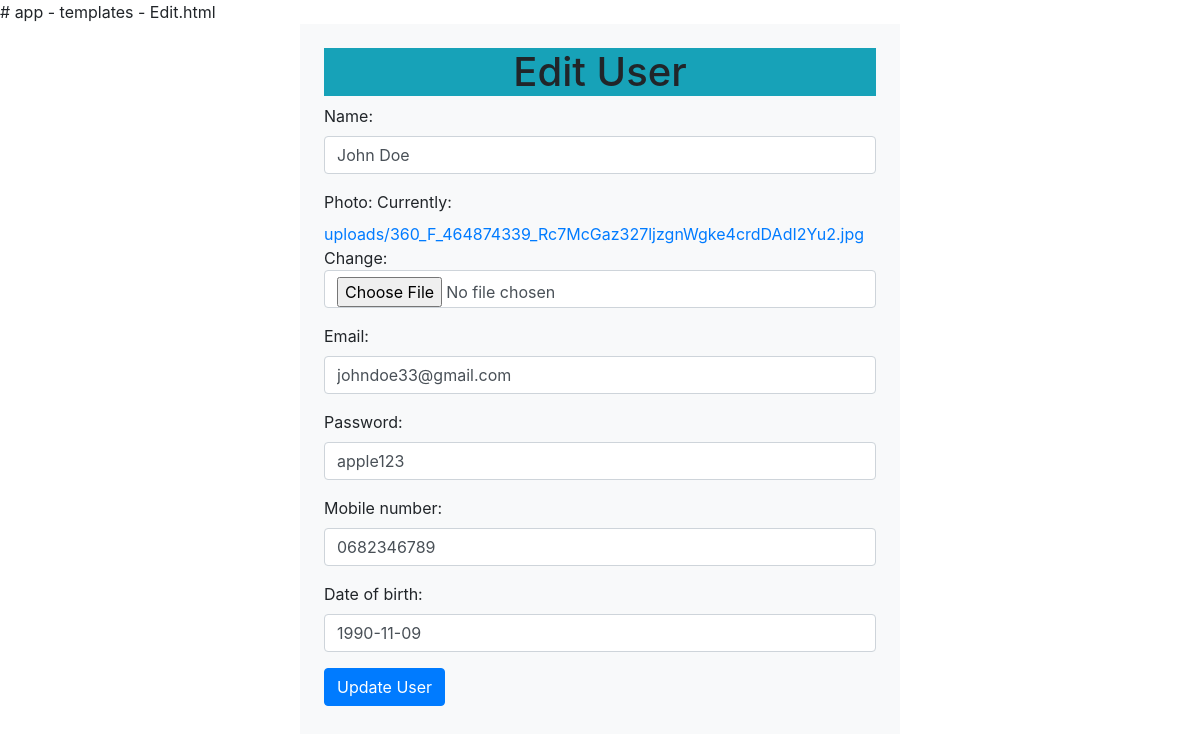
The page /Edit/2/ on the database its author committed.
### userapp/models.py (models this page shows, shortened)
class User(models.Model):
    name = models.CharField(max_length=30)
    photo = models.ImageField(upload_to="uploads", default="a.png")
    email = models.EmailField(unique=True)
    password = models.CharField(max_length=100)
    mobile_number = models.CharField(max_length=15)
    date_of_birth = models.DateField()

### userapp/views.py (the view)
# urls.py: path('Edit/<int:id>/', views.EditUser, name='edit-user'),   # Edit user by ID
def EditUser(request, id=None):
    one_rec = get_object_or_404(User, pk=id)
    form = UserForm(request.POST or None, request.FILES or None, instance=one_rec)
    if form.is_valid():
        form.save()
        return redirect('/')
    context = {'form': form}
    return render(request, 'Edit.html', context)

### userapp/forms.py
class UserForm(forms.ModelForm):
    class Meta:
        model = User
        fields = ('name', 'photo', 'email', 'password', 'mobile_number', 'date_of_birth')
    def __init__(self, *args, **kwargs):
        super(UserForm, self).__init__(*args, **kwargs)
        for visible in self.visible_fields():
            visible.field.widget.attrs['class'] = 'form-control'

### userapp/templates/Edit.html (shortened to what this page needs)
<!DOCTYPE html>
<html lang="en">
<head>
    <link rel="stylesheet" href="https://cdn.jsdelivr.net/npm/bootstrap@4.6.1/dist/css/bootstrap.min.css">
</head>
<body>
<div class="w-50 m-auto p-4 bg-light">
<h1 class="text-center bg-info"> Edit User </h1>
    <form method="post" enctype="multipart/form-data">
        {{form.as_p}}
        <button type="submit" class="btn btn-primary">Update User</button>
    </form>
</div>
</body>
</html>

### rows shown on the page
User: name "John Doe", email "johndoe33@gmail.com", password "apple123", mobile_number "0682346789", date_of_birth "1990-11-09"
